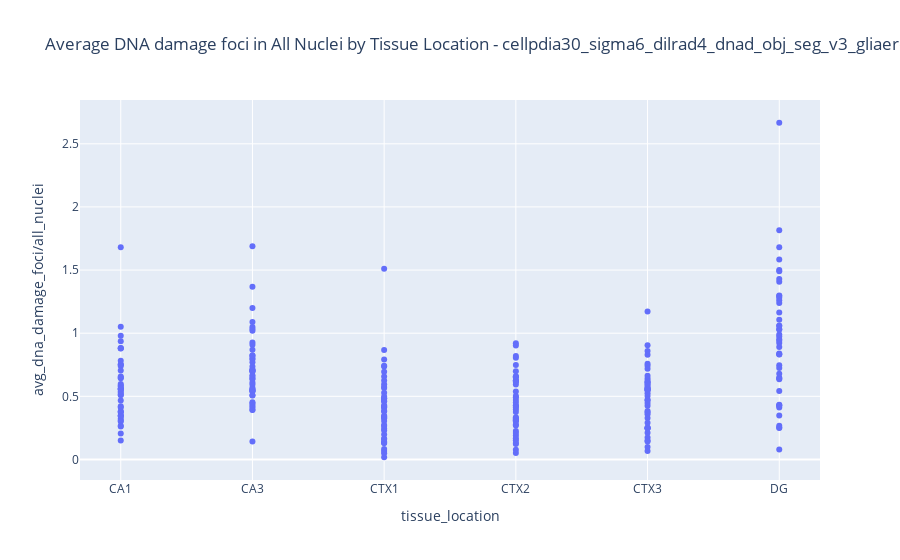

Source (notebook cell):
### Code cell
# Create the plot
fig = px.scatter(df, x='tissue_location', y='avg_dna_damage_foci/all_nuclei',
                 hover_data=['staining_id'], title=f"Average DNA damage foci in All Nuclei by Tissue Location - {title}")

# Show the plot
fig.show()

### Figure 1 — Plotly figure (JSON) as saved in the notebook; plotly's stock layout.template omitted (floating-point values rounded to 4 significant figures; data arrays with more than 128 entries replaced by an {"elided": "..."} marker saying what was removed)
{"data": [{"customdata": {"elided": "252x1 int values"}, "hovertemplate": "tissue_location=%{x}<br>avg_dna_damage_foci/all_nuclei=%{y}<br>staining_id=%{customdata[0]}<extra></extra>", "legendgroup": "", "marker": {"color": "#636efa", "symbol": "circle"}, "mode": "markers", "name": "", "orientation": "v", "showlegend": false, "type": "scatter", "x": {"elided": "252 str values"}, "xaxis": "x", "y": {"elided": "252 float values"}, "yaxis": "y"}], "layout": {"legend": {"tracegroupgap": 0}, "title": {"text": "Average DNA damage foci in All Nuclei by Tissue Location - cellpdia30_sigma6_dilrad4_dnad_obj_seg_v3_gliaero6_glia_sem_seg_v1"}, "xaxis": {"anchor": "y", "domain": [0, 1], "title": {"text": "tissue_location"}}, "yaxis": {"anchor": "x", "domain": [0, 1], "title": {"text": "avg_dna_damage_foci/all_nuclei"}}}}
